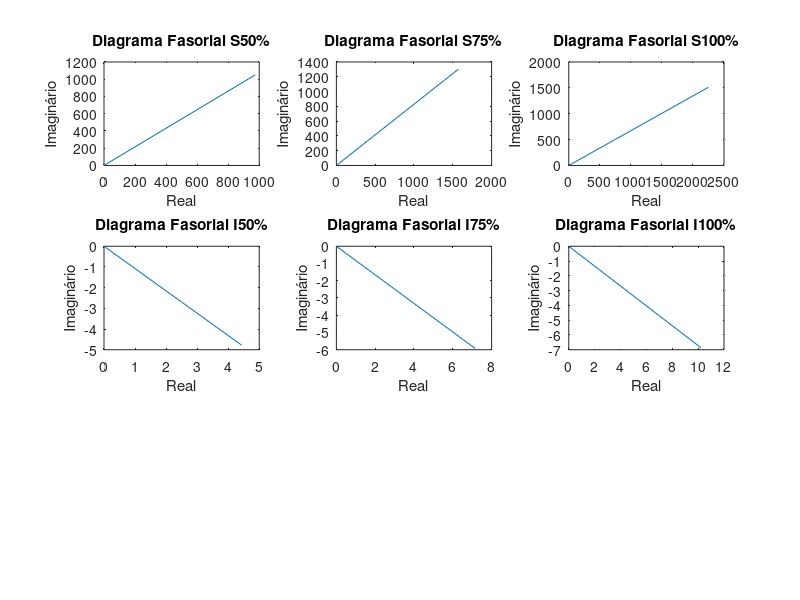

Reproduce this figure in MATLAB.
clear

%potencia aderida
pot = 2206.5;
%fatores de potencia por rendimento% do motor
fp50 = 0.68;
fp75 = 0.77;
fp100 = 0.83;
%potencia ativa P por rendimento% do motor
P50 = (pot*(50/100))/(77/100);
P75 = (pot*(75/100))/(81/100);
P100 = (pot*(100/100))/(81.5/100);
%carga S = P + iQ por rendimento% do motor
S50 = P50*fp50 + i*P50*sin(acos(fp50))
S75 = P75*fp75 + i*P75*sin(acos(fp75))
S100 = P100*fp100 + i*P100*sin(acos(fp100))
%corrente usada por rendimento% do motor
I50 = conj(S50/220);
I75 = conj(S75/220);
I100 = conj(S100/220);

%plotando graficos do diagrama fasorial S
subplot(3,3,1)
plot([0 real(S50)],[0 imag(S50)])
xlabel('Real'),ylabel('Imaginário')
title('Diagrama Fasorial S50%')

subplot(3,3,2)
plot([0 real(S75)],[0 imag(S75)])
xlabel('Real'),ylabel('Imaginário')
title('Diagrama Fasorial S75%')

subplot(3,3,3)
plot([0 real(S100)],[0 imag(S100)])
xlabel('Real'),ylabel('Imaginário')
title('Diagrama Fasorial S100%')

%plotando graficos do diagrama fasorial I
subplot(3,3,4)
plot([0 real(I50)],[0 imag(I50)])
xlabel('Real'),ylabel('Imaginário')
title('Diagrama Fasorial I50%')

subplot(3,3,5)
plot([0 real(I75)],[0 imag(I75)])
xlabel('Real'),ylabel('Imaginário')
title('Diagrama Fasorial I75%')

subplot(3,3,6)
plot([0 real(I100)],[0 imag(I100)])
xlabel('Real'),ylabel('Imaginário')
title('Diagrama Fasorial I100%')